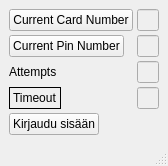
<?xml version="1.0" encoding="UTF-8"?>
<ui version="4.0">
 <class>MainWindow</class>
 <widget class="QMainWindow" name="MainWindow">
  <property name="geometry">
   <rect>
    <x>0</x>
    <y>0</y>
    <width>157</width>
    <height>160</height>
   </rect>
  </property>
  <property name="sizePolicy">
   <sizepolicy hsizetype="Preferred" vsizetype="Preferred">
    <horstretch>0</horstretch>
    <verstretch>0</verstretch>
   </sizepolicy>
  </property>
  <property name="windowTitle">
   <string>MainWindow</string>
  </property>
  <property name="tabShape">
   <enum>QTabWidget::TabShape::Rounded</enum>
  </property>
  <widget class="QWidget" name="centralwidget">
   <layout class="QVBoxLayout" name="verticalLayout">
    <item>
     <layout class="QFormLayout" name="formLayout">
      <property name="sizeConstraint">
       <enum>QLayout::SizeConstraint::SetDefaultConstraint</enum>
      </property>
      <property name="fieldGrowthPolicy">
       <enum>QFormLayout::FieldGrowthPolicy::AllNonFixedFieldsGrow</enum>
      </property>
      <property name="horizontalSpacing">
       <number>4</number>
      </property>
      <property name="verticalSpacing">
       <number>4</number>
      </property>
      <item row="0" column="0">
       <widget class="QPushButton" name="card">
        <property name="sizePolicy">
         <sizepolicy hsizetype="Minimum" vsizetype="Fixed">
          <horstretch>0</horstretch>
          <verstretch>0</verstretch>
         </sizepolicy>
        </property>
        <property name="text">
         <string>Current Card Number</string>
        </property>
       </widget>
      </item>
      <item row="0" column="1">
       <widget class="QLineEdit" name="cardNum">
        <property name="enabled">
         <bool>false</bool>
        </property>
       </widget>
      </item>
      <item row="1" column="0">
       <widget class="QPushButton" name="pin">
        <property name="text">
         <string>Current Pin Number</string>
        </property>
       </widget>
      </item>
      <item row="1" column="1">
       <widget class="QLineEdit" name="pinNum">
        <property name="enabled">
         <bool>false</bool>
        </property>
        <property name="echoMode">
         <enum>QLineEdit::EchoMode::Password</enum>
        </property>
       </widget>
      </item>
      <item row="2" column="0">
       <widget class="QLabel" name="label_2">
        <property name="text">
         <string>Attempts</string>
        </property>
       </widget>
      </item>
      <item row="2" column="1">
       <widget class="QLineEdit" name="attLine">
        <property name="enabled">
         <bool>false</bool>
        </property>
       </widget>
      </item>
      <item row="3" column="0">
       <widget class="QLabel" name="yrityksia">
        <property name="frameShape">
         <enum>QFrame::Shape::Box</enum>
        </property>
        <property name="text">
         <string>Timeout</string>
        </property>
       </widget>
      </item>
      <item row="3" column="1">
       <widget class="QLineEdit" name="timerLine">
        <property name="enabled">
         <bool>false</bool>
        </property>
       </widget>
      </item>
      <item row="4" column="0">
       <widget class="QPushButton" name="kirjaudu">
        <property name="sizePolicy">
         <sizepolicy hsizetype="Minimum" vsizetype="Fixed">
          <horstretch>0</horstretch>
          <verstretch>0</verstretch>
         </sizepolicy>
        </property>
        <property name="text">
         <string>Kirjaudu sisään</string>
        </property>
       </widget>
      </item>
     </layout>
    </item>
   </layout>
  </widget>
  <widget class="QMenuBar" name="menubar">
   <property name="geometry">
    <rect>
     <x>0</x>
     <y>0</y>
     <width>157</width>
     <height>18</height>
    </rect>
   </property>
  </widget>
  <widget class="QStatusBar" name="statusbar"/>
 </widget>
 <resources/>
 <connections/>
</ui>
